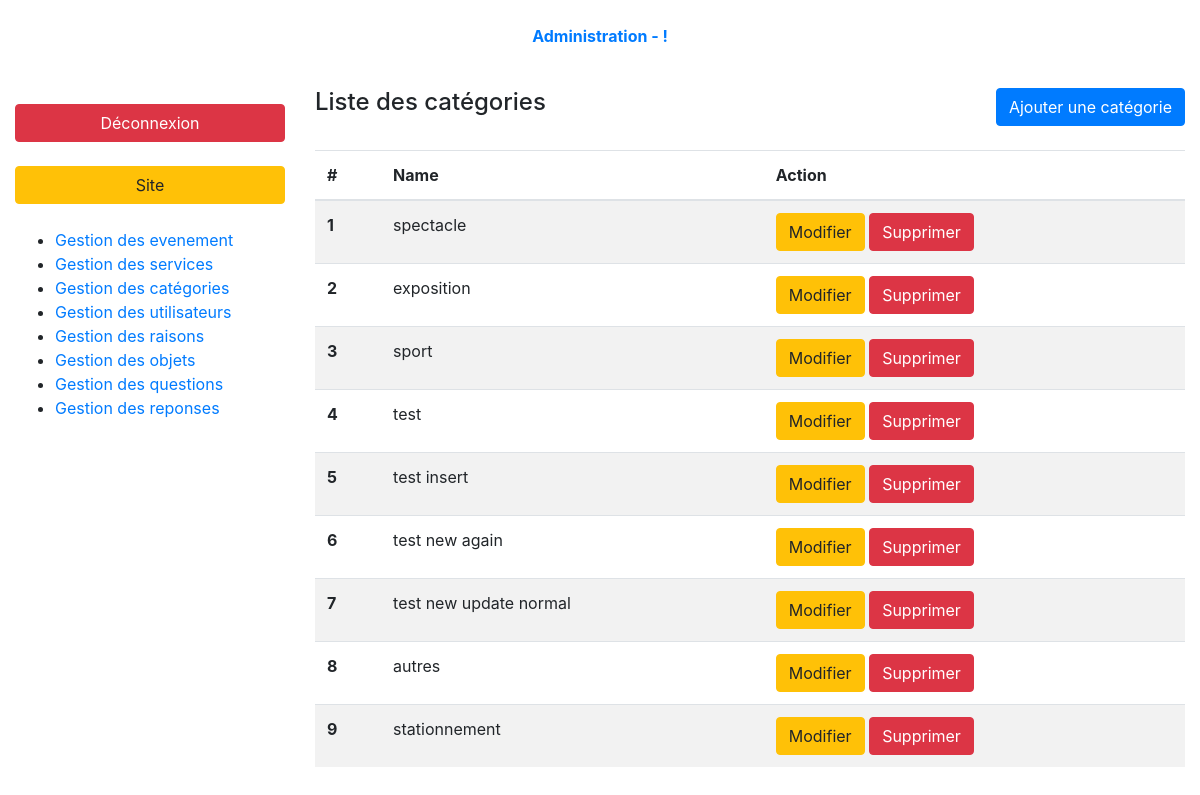
/index.php?page=admin-categories-list (signed in), run on an earlier commit of the app's database.
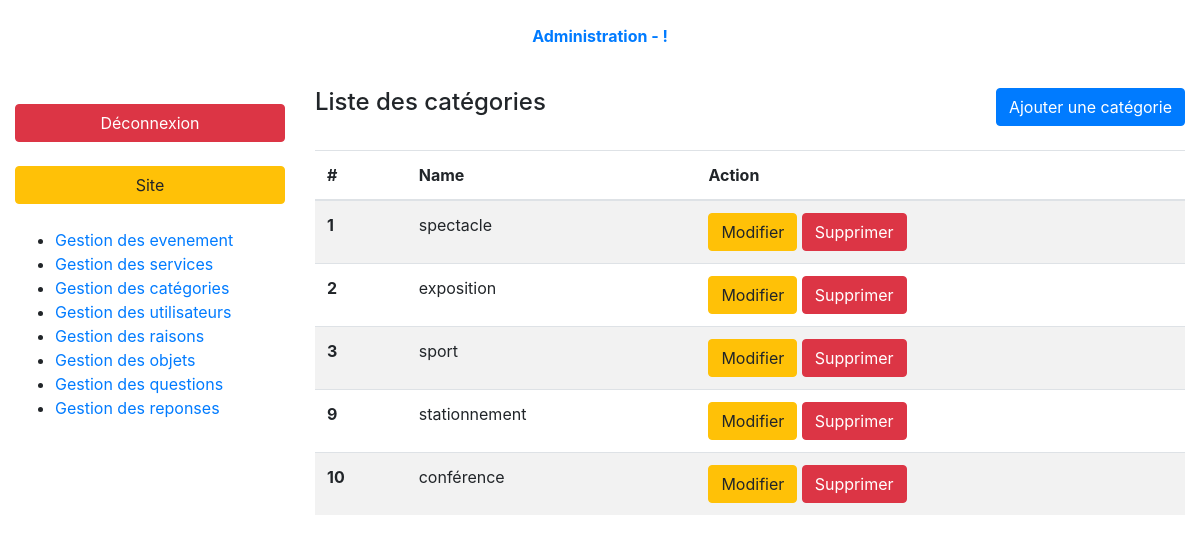
And on a later commit of the database.
### tables this page shows
CREATE TABLE `categories` (
  `id` int(10) UNSIGNED NOT NULL,
  `name` varchar(100) NOT NULL
);

### controller/backend/categories.php (called while the page is built, shortened)
<?php
require_once ('././model/categories.php');
function categoriesList(){
    $categories = getCategoriesList();
    require_once './views/backend/categoriesList.php';
}

### model/categories.php (called while the page is built, shortened)
<?php
    function getCategoriesList()
    {
        $db = dbConnect();
        $query = $db->query('SELECT * FROM categories');
        return $query->fetchAll();
    }

### views/backend/categoriesList.php (the view, shortened to what this page needs)
<div class="container-fluid">
    <?php require '././partials/backend/header.php'; ?>
    <div class="row my-3 index-content">
        <?php require '././partials/backend/nav.php'; ?>
        <section class="col-9">
            <header class="pb-4 d-flex justify-content-between">
                <h4>Liste des catégories</h4>
                <a class="btn btn-primary" href="index.php?page=admin-categories-form">Ajouter une catégorie</a>
            </header>
            <table class="table table-striped">
                <thead>
                <tr>
                    <th>#</th>
                    <th>Name</th>
                    <th>Action</th>
                </tr>
                </thead>
                <tbody>
                <?php foreach($categories as $key => $category): ?>
                    <tr>
                        <th><?= $category['id'];?></th>
                        <td><?= $category['name'];?></td>
                        <td>
                            <a href="index.php?page=admin-categories-form&category-id=<?= $category['id'];?>&action=edit" class="btn btn-warning">Modifier</a>
                            <a onclick="return confirm('Are you sure?')" href="index.php?page=admin-categories-list&category-id=<?= $category['id'];?>&action=delete" class="btn btn-danger">Supprimer</a>
                        </td>
                    </tr>
                <?php endforeach; ?>
                </tbody>
            </table>
        </section>
    </div>
</div>
<?php require 'layout.php'; ?>

What changed in the data, as far as the page shows it:
removed categories: id "4", name "test"
removed categories: id "5", name "test insert"
removed categories: id "6", name "test new again"
removed categories: id "7", name "test new update normal"
removed categories: id "8", name "autres"
added categories: id "10", name "conférence"
